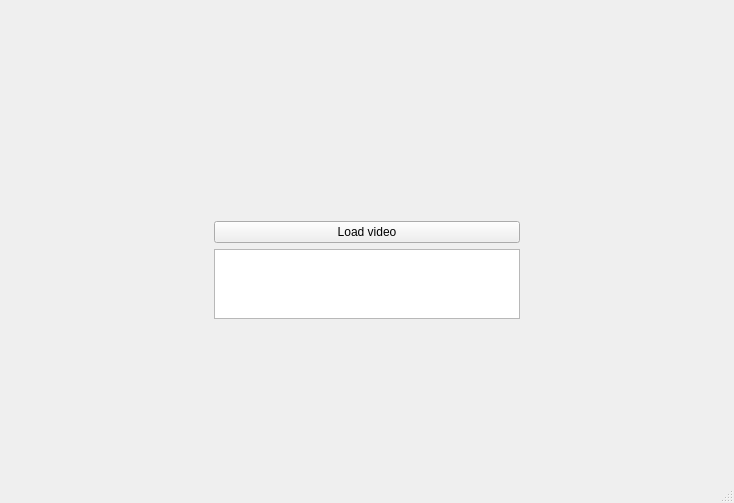
<?xml version="1.0" encoding="UTF-8"?>
<ui version="4.0">
 <class>MainWindow</class>
 <widget class="QMainWindow" name="MainWindow">
  <property name="geometry">
   <rect>
    <x>0</x>
    <y>0</y>
    <width>734</width>
    <height>503</height>
   </rect>
  </property>
  <property name="windowTitle">
   <string>MainWindow</string>
  </property>
  <widget class="QWidget" name="centralwidget">
   <property name="sizePolicy">
    <sizepolicy hsizetype="Maximum" vsizetype="Maximum">
     <horstretch>0</horstretch>
     <verstretch>0</verstretch>
    </sizepolicy>
   </property>
   <property name="minimumSize">
    <size>
     <width>190</width>
     <height>95</height>
    </size>
   </property>
   <property name="sizeIncrement">
    <size>
     <width>1</width>
     <height>1</height>
    </size>
   </property>
   <layout class="QVBoxLayout" name="verticalLayout">
    <item>
     <layout class="QGridLayout" name="gridLayout" rowstretch="16,1,1,0,10" columnstretch="2,3,2" columnminimumwidth="0,0,0">
      <property name="sizeConstraint">
       <enum>QLayout::SetMaximumSize</enum>
      </property>
      <item row="2" column="1">
       <widget class="InputTextWidget" name="link_video_edit">
        <property name="toolTip">
         <string>video link</string>
        </property>
        <property name="statusTip">
         <string extracomment=" "/>
        </property>
        <property name="inputMethodHints">
         <set>Qt::ImhNoTextHandles</set>
        </property>
        <property name="documentTitle">
         <string/>
        </property>
       </widget>
      </item>
      <item row="0" column="1">
       <spacer name="verticalSpacer">
        <property name="orientation">
         <enum>Qt::Vertical</enum>
        </property>
        <property name="sizeHint" stdset="0">
         <size>
          <width>20</width>
          <height>40</height>
         </size>
        </property>
       </spacer>
      </item>
      <item row="1" column="1">
       <widget class="QPushButton" name="button_load_video">
        <property name="text">
         <string>Load video</string>
        </property>
       </widget>
      </item>
      <item row="1" column="0">
       <spacer name="horizontalSpacer">
        <property name="orientation">
         <enum>Qt::Horizontal</enum>
        </property>
        <property name="sizeHint" stdset="0">
         <size>
          <width>40</width>
          <height>20</height>
         </size>
        </property>
       </spacer>
      </item>
      <item row="4" column="1">
       <spacer name="verticalSpacer_2">
        <property name="orientation">
         <enum>Qt::Vertical</enum>
        </property>
        <property name="sizeHint" stdset="0">
         <size>
          <width>20</width>
          <height>40</height>
         </size>
        </property>
       </spacer>
      </item>
      <item row="1" column="2">
       <spacer name="horizontalSpacer_2">
        <property name="orientation">
         <enum>Qt::Horizontal</enum>
        </property>
        <property name="sizeHint" stdset="0">
         <size>
          <width>40</width>
          <height>20</height>
         </size>
        </property>
       </spacer>
      </item>
      <item row="3" column="1">
       <widget class="QLabel" name="error_message">
        <property name="enabled">
         <bool>true</bool>
        </property>
        <property name="palette">
         <palette>
          <active>
           <colorrole role="WindowText">
            <brush brushstyle="SolidPattern">
             <color alpha="255">
              <red>224</red>
              <green>27</green>
              <blue>36</blue>
             </color>
            </brush>
           </colorrole>
           <colorrole role="Text">
            <brush brushstyle="SolidPattern">
             <color alpha="255">
              <red>0</red>
              <green>0</green>
              <blue>0</blue>
             </color>
            </brush>
           </colorrole>
           <colorrole role="ToolTipText">
            <brush brushstyle="SolidPattern">
             <color alpha="255">
              <red>0</red>
              <green>0</green>
              <blue>0</blue>
             </color>
            </brush>
           </colorrole>
           <colorrole role="PlaceholderText">
            <brush brushstyle="SolidPattern">
             <color alpha="128">
              <red>224</red>
              <green>27</green>
              <blue>36</blue>
             </color>
            </brush>
           </colorrole>
          </active>
          <inactive>
           <colorrole role="WindowText">
            <brush brushstyle="SolidPattern">
             <color alpha="255">
              <red>224</red>
              <green>27</green>
              <blue>36</blue>
             </color>
            </brush>
           </colorrole>
           <colorrole role="Text">
            <brush brushstyle="SolidPattern">
             <color alpha="255">
              <red>0</red>
              <green>0</green>
              <blue>0</blue>
             </color>
            </brush>
           </colorrole>
           <colorrole role="ToolTipText">
            <brush brushstyle="SolidPattern">
             <color alpha="255">
              <red>0</red>
              <green>0</green>
              <blue>0</blue>
             </color>
            </brush>
           </colorrole>
           <colorrole role="PlaceholderText">
            <brush brushstyle="SolidPattern">
             <color alpha="128">
              <red>224</red>
              <green>27</green>
              <blue>36</blue>
             </color>
            </brush>
           </colorrole>
          </inactive>
          <disabled>
           <colorrole role="WindowText">
            <brush brushstyle="SolidPattern">
             <color alpha="255">
              <red>190</red>
              <green>190</green>
              <blue>190</blue>
             </color>
            </brush>
           </colorrole>
           <colorrole role="Text">
            <brush brushstyle="SolidPattern">
             <color alpha="255">
              <red>190</red>
              <green>190</green>
              <blue>190</blue>
             </color>
            </brush>
           </colorrole>
           <colorrole role="ToolTipText">
            <brush brushstyle="SolidPattern">
             <color alpha="255">
              <red>0</red>
              <green>0</green>
              <blue>0</blue>
             </color>
            </brush>
           </colorrole>
           <colorrole role="PlaceholderText">
            <brush brushstyle="SolidPattern">
             <color alpha="128">
              <red>0</red>
              <green>0</green>
              <blue>0</blue>
             </color>
            </brush>
           </colorrole>
          </disabled>
         </palette>
        </property>
        <property name="text">
         <string/>
        </property>
       </widget>
      </item>
     </layout>
    </item>
   </layout>
  </widget>
  <widget class="QMenuBar" name="menubar">
   <property name="geometry">
    <rect>
     <x>0</x>
     <y>0</y>
     <width>734</width>
     <height>22</height>
    </rect>
   </property>
  </widget>
  <widget class="QStatusBar" name="statusbar"/>
 </widget>
 <customwidgets>
  <customwidget>
   <class>InputTextWidget</class>
   <extends>QTextEdit</extends>
   <header>inputtextwidget.h</header>
  </customwidget>
 </customwidgets>
 <resources/>
 <connections/>
 <slots>
  <slot>open_video(QString)</slot>
 </slots>
</ui>
